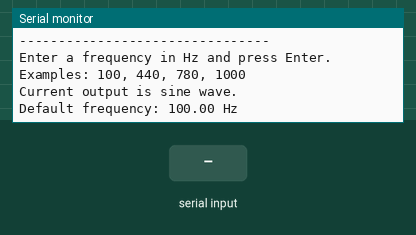
Bench run of a sketch on a simulated Arduino Uno, built with avr-gcc and run on an emulated ATmega328P. Shown: the last lines printed to the serial monitor. Inputs (shaded band) come from the test bench.

Above: at 1.7 s.
1.8 s: "90,45\n" received over Serial
At 3.0 s:
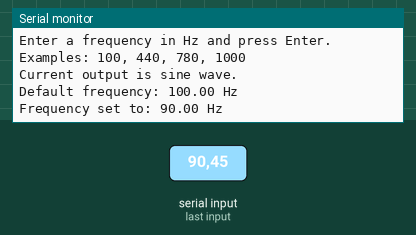
3.3 s: "30,150\n" received over Serial
At 4.5 s:
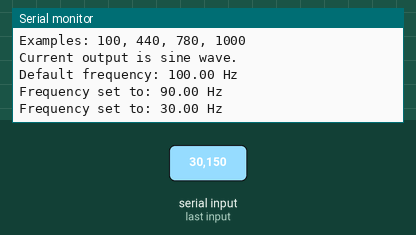

The sketch:

arduino_frequency_controller.ino
```cpp
/*
  Arduino Frequency Controller for AD9850 DDS
  -------------------------------------------
  Purpose:
    Allows the user to enter a frequency through the Serial Monitor
    and outputs a sine wave from the AD9850 module at that frequency.

  Notes:
    - This code is a clean reconstruction suitable for documentation/GitHub.
    - The AD9850 is controlled by sending a 40-bit serial word:
        32-bit frequency tuning word + 8-bit control byte.
    - Default waveform is sine output from the AD9850 module.
    - Open Serial Monitor at 115200 baud.
    - Type a frequency in Hz, for example:
        100
        440
        780
        1000

  Typical AD9850 connections:
    W_CLK  -> Arduino pin 8
    FQ_UD  -> Arduino pin 9
    DATA   -> Arduino pin 10
    RESET  -> Arduino pin 11

  Author:
    Reconstructed for project documentation
*/

#include <Arduino.h>

// ------------------------
// Pin definitions
// ------------------------
constexpr uint8_t PIN_W_CLK = 8;
constexpr uint8_t PIN_FQ_UD = 9;
constexpr uint8_t PIN_DATA  = 10;
constexpr uint8_t PIN_RESET = 11;

// ------------------------
// AD9850 reference clock
// ------------------------
// Common AD9850 modules use a 125 MHz reference clock.
constexpr double AD9850_REF_CLOCK_HZ = 125000000.0;

// ------------------------
// Limits
// ------------------------
constexpr double MIN_FREQ_HZ = 1.0;
constexpr double MAX_FREQ_HZ = 40000000.0; // conservative practical upper bound

// ------------------------
// State
// ------------------------
double currentFrequencyHz = 100.0;
String inputBuffer;

// ------------------------
// Helper: pulse a pin HIGH->LOW
// ------------------------
void pulsePin(uint8_t pin) {
  digitalWrite(pin, HIGH);
  delayMicroseconds(1);
  digitalWrite(pin, LOW);
  delayMicroseconds(1);
}

// ------------------------
// Reset AD9850
// ------------------------
void resetAD9850() {
  digitalWrite(PIN_RESET, LOW);
  digitalWrite(PIN_W_CLK, LOW);
  digitalWrite(PIN_FQ_UD, LOW);

  pulsePin(PIN_RESET);
  pulsePin(PIN_W_CLK);
  pulsePin(PIN_FQ_UD);
}

// ------------------------
// Send one byte LSB first
// ------------------------
void sendByteLSB(uint8_t value) {
  for (uint8_t i = 0; i < 8; i++) {
    digitalWrite(PIN_DATA, (value >> i) & 0x01);
    pulsePin(PIN_W_CLK);
  }
}

// ------------------------
// Set AD9850 output frequency
// ------------------------
void setAD9850Frequency(double frequencyHz) {
  // Clamp input
  if (frequencyHz < MIN_FREQ_HZ) {
    frequencyHz = MIN_FREQ_HZ;
  } else if (frequencyHz > MAX_FREQ_HZ) {
    frequencyHz = MAX_FREQ_HZ;
  }

  // Frequency tuning word:
  // FTW = frequency * 2^32 / reference_clock
  const uint32_t tuningWord =
      static_cast<uint32_t>((frequencyHz * 4294967296.0) / AD9850_REF_CLOCK_HZ);

  // Begin update
  digitalWrite(PIN_FQ_UD, LOW);

  // Send 32-bit tuning word, LSB first
  sendByteLSB(static_cast<uint8_t>( tuningWord        & 0xFF));
  sendByteLSB(static_cast<uint8_t>((tuningWord >> 8)  & 0xFF));
  sendByteLSB(static_cast<uint8_t>((tuningWord >> 16) & 0xFF));
  sendByteLSB(static_cast<uint8_t>((tuningWord >> 24) & 0xFF));

  // Control byte = 0x00 for normal sine output
  sendByteLSB(0x00);

  // Latch the new frequency into the DDS
  pulsePin(PIN_FQ_UD);

  currentFrequencyHz = frequencyHz;
}

// ------------------------
// Print instructions
// ------------------------
void printInstructions() {
  Serial.println(F("AD9850 Frequency Controller Ready"));
  Serial.println(F("--------------------------------"));
  Serial.println(F("Enter a frequency in Hz and press Enter."));
  Serial.println(F("Examples: 100, 440, 780, 1000"));
  Serial.println(F("Current output is sine wave."));
  Serial.println();
}

// ------------------------
// Parse and apply frequency from serial input
// ------------------------
void handleSerialInput() {
  while (Serial.available() > 0) {
    char c = static_cast<char>(Serial.read());

    if (c == '\r') {
      continue; // ignore carriage return
    }

    if (c == '\n') {
      inputBuffer.trim();

      if (inputBuffer.length() > 0) {
        double requestedFrequency = inputBuffer.toFloat();

        if (requestedFrequency >= MIN_FREQ_HZ && requestedFrequency <= MAX_FREQ_HZ) {
          setAD9850Frequency(requestedFrequency);

          Serial.print(F("Frequency set to: "));
          Serial.print(currentFrequencyHz, 2);
          Serial.println(F(" Hz"));
        } else {
          Serial.print(F("Invalid frequency. Enter a value between "));
          Serial.print(MIN_FREQ_HZ, 0);
          Serial.print(F(" Hz and "));
          Serial.print(MAX_FREQ_HZ, 0);
          Serial.println(F(" Hz"));
        }
      }

      inputBuffer = "";
    } else {
      inputBuffer += c;
    }
  }
}

// ------------------------
// Arduino setup
// ------------------------
void setup() {
  pinMode(PIN_W_CLK, OUTPUT);
  pinMode(PIN_FQ_UD, OUTPUT);
  pinMode(PIN_DATA, OUTPUT);
  pinMode(PIN_RESET, OUTPUT);

  digitalWrite(PIN_W_CLK, LOW);
  digitalWrite(PIN_FQ_UD, LOW);
  digitalWrite(PIN_DATA, LOW);
  digitalWrite(PIN_RESET, LOW);

  Serial.begin(115200);
  delay(500);

  resetAD9850();
  setAD9850Frequency(currentFrequencyHz);
  printInstructions();

  Serial.print(F("Default frequency: "));
  Serial.print(currentFrequencyHz, 2);
  Serial.println(F(" Hz"));
}

// ------------------------
// Arduino main loop
// ------------------------
void loop() {
  handleSerialInput();
}
```

Measured:
- after the input at 1.8 s, the serial monitor: prints a new line at once (image 1)
- after the input at 3.3 s, the serial monitor: prints a new line at once (image 2)
